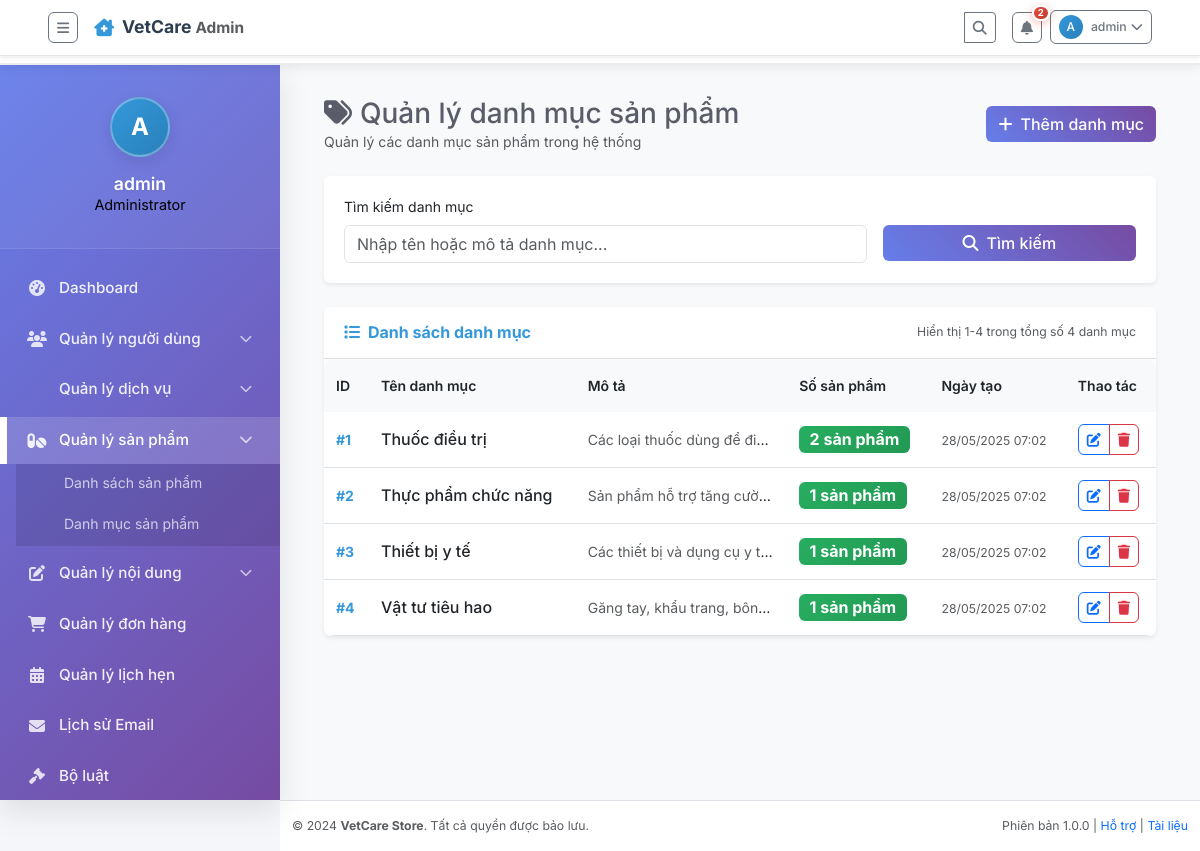
The app's page /admin/product-categories.php (signed in) with its own data.
### tables this page shows
CREATE TABLE product_categories (
    category_id INT AUTO_INCREMENT PRIMARY KEY,           
    name VARCHAR(255) NOT NULL,                           
    description TEXT,                                     
    created_at TIMESTAMP DEFAULT CURRENT_TIMESTAMP,
    updated_at DATETIME DEFAULT CURRENT_TIMESTAMP              
        ON UPDATE CURRENT_TIMESTAMP
);

### admin/product-categories.php (the view, shortened to what this page needs)
<?php
include '../includes/db.php';
$action = $_GET['action'] ?? 'list';
$search = $_GET['search'] ?? '';
$page = isset($_GET['page']) ? max(1, (int)$_GET['page']) : 1;
$per_page = 10;
$offset = ($page - 1) * $per_page;
$where_conditions = [];
$where_clause = empty($where_conditions) ? '1=1' : implode(' AND ', $where_conditions);
$count_sql = "SELECT COUNT(*) as total
              FROM product_categories pc
              WHERE $where_clause";
$count_stmt = $conn->prepare($count_sql);
if (!$count_stmt->execute()) {
    die('Lỗi SQL execute (count): ' . $count_stmt->error);
}
$total_categories = $count_stmt->get_result()->fetch_assoc()['total'];
$sql = "SELECT pc.*,
               COUNT(p.product_id) as product_count
        FROM product_categories pc
        LEFT JOIN products p ON pc.category_id = p.category_id AND p.is_active = 1
        WHERE $where_clause
        GROUP BY pc.category_id
        ORDER BY pc.created_at DESC
        LIMIT $per_page OFFSET $offset";
$stmt = $conn->prepare($sql);
if (!$stmt->execute()) {
    die('Lỗi SQL execute: ' . $stmt->error);
}
$categories = $stmt->get_result();
?>
<!DOCTYPE html>
<html lang="vi">
<head>
    <link href="https://cdn.jsdelivr.net/npm/bootstrap@5.3.0/dist/css/bootstrap.min.css" rel="stylesheet">
    <link href="https://cdnjs.cloudflare.com/ajax/libs/font-awesome/6.4.0/css/all.min.css" rel="stylesheet">
    <link href="assets/css/admin.css" rel="stylesheet">
    <link href="assets/css/sidebar.css" rel="stylesheet">
    <link href="assets/css/header.css" rel="stylesheet">
</head>
<body>
    <?php include 'includes/headeradmin.php'; ?>
    <?php include 'includes/sidebaradmin.php'; ?>
    <main class="main-content">
        <div class="container-fluid">
            <div class="d-flex justify-content-between align-items-center mb-4">
                <div>
                    <h1 class="h3 mb-0 text-gray-800">
                        <i class="fas fa-tags me-2"></i>Quản lý danh mục sản phẩm
                    </h1>
                    <p class="mb-0 text-muted">Quản lý các danh mục sản phẩm trong hệ thống</p>
                </div>
                <?php if ($action === 'list'): ?>
                <a href="?action=add" class="btn btn-primary">
                    <i class="fas fa-plus me-2"></i>Thêm danh mục
                </a>
                <?php else: ?>
                <a href="?" class="btn btn-secondary">
                    <i class="fas fa-arrow-left me-2"></i>Quay lại
                </a>
                <?php endif; ?>
            </div>
            <?php if ($action === 'list'): ?>
                <div class="card shadow-sm border-0 mb-4">
                    <div class="card-body">
                        <form method="GET" class="row g-3">
                            <div class="col-md-8">
                                <label class="form-label">Tìm kiếm danh mục</label>
                                <input type="text" name="search" class="form-control"
                                       placeholder="Nhập tên hoặc mô tả danh mục..." value="<?= htmlspecialchars($search) ?>">
                            </div>
                            <div class="col-md-4">
                                <label class="form-label">&nbsp;</label>
                                <div class="d-grid">
                                    <button type="submit" class="btn btn-primary">
                                        <i class="fas fa-search me-2"></i>Tìm kiếm
                                    </button>
                                </div>
                            </div>
                        </form>
                    </div>
                </div>
                <div class="card shadow-sm border-0">
                    <div class="card-header bg-white py-3 d-flex justify-content-between align-items-center">
                        <h6 class="m-0 font-weight-bold text-primary">
                            <i class="fas fa-list me-2"></i>Danh sách danh mục
                        </h6>
                        <small class="text-muted">
                            Hiển thị <?= ($offset + 1) ?>-<?= min($offset + $per_page, $total_categories) ?>
                            trong tổng số <?= $total_categories ?> danh mục
                        </small>
                    </div>
                    <div class="card-body p-0">
                        <div class="table-responsive">
                            <table class="table table-hover mb-0">
                                <thead class="table-light">
                                    <tr>
                                        <th class="border-0">ID</th>
                                        <th class="border-0">Tên danh mục</th>
                                        <th class="border-0">Mô tả</th>
                                        <th class="border-0">Số sản phẩm</th>
                                        <th class="border-0">Ngày tạo</th>
                                        <th class="border-0">Thao tác</th>
                                    </tr>
                                </thead>
                                <tbody>
                                    <?php if ($categories && $categories->num_rows > 0): ?>
                                        <?php while ($cat = $categories->fetch_assoc()): ?>
                                            <tr>
                                                <td class="fw-bold text-primary">#<?= $cat['category_id'] ?></td>
                                                <td>
                                                    <div>
                                                        <h6 class="mb-0"><?= htmlspecialchars($cat['name']) ?></h6>
                                                    </div>
                                                </td>
                                                <td>
                                                    <span class="text-muted">
                                                        <?= htmlspecialchars(substr($cat['description'] ?? '', 0, 60)) ?>
                                                    </span>
                                                </td>
                                                <td>
                                                    <span class="badge bg-<?= $cat['product_count'] > 0 ? 'success' : 'secondary' ?> fs-6">
                                                        <?= $cat['product_count'] ?> sản phẩm
                                                    </span>
                                                </td>
                                                <td>
                                                    <small class="text-muted">
                                                        <?= date('d/m/Y H:i', strtotime($cat['created_at'])) ?>
                                                    </small>
                                                </td>
                                                <td>
                                                    <div class="btn-group btn-group-sm">
                                                        <a href="?action=edit&id=<?= $cat['category_id'] ?>"
                                                           class="btn btn-outline-primary" title="Sửa">
                                                            <i class="fas fa-edit"></i>
                                                        </a>
                                                        <button class="btn btn-outline-danger"
                                                                onclick="deleteCategory(<?= $cat['category_id'] ?>, <?= $page ?>, '<?= htmlspecialchars($cat['name']) ?>', <?= $cat['product_count'] ?>)"
                                                                title="Xóa">
                                                            <i class="fas fa-trash"></i>
                                                        </button>
                                                    </div>
                                                </td>
                                            </tr>
                                        <?php endwhile; ?>
                                    <?php endif; ?>
                                </tbody>
                            </table>
                        </div>
                    </div>
                </div>
            <?php endif; ?>
        </div>
    </main>
    <?php include 'includes/footer.php'; ?>
</body>
</html>

### admin/assets/css/admin.css (style rules this page uses)
:root { --primary-color: #0d6efd; --secondary-color: #6c757d; --success-color: #198754; --danger-color: #dc3545; --warning-color: #ffc107; --info-color: #0dcaf0; --light-color: #f8f9fa; --dark-color: #212529; --sidebar-width: 280px; --header-height: 60px; --border-radius: 0.375rem; --box-shadow: 0 0.125rem 0.25rem rgba(0, 0, 0, 0.075); --transition: all 0.3s ease; }
* { margin: 0; padding: 0; box-sizing: border-box; }
body { font-family: 'Inter', -apple-system, BlinkMacSystemFont, 'Segoe UI', sans-serif; font-size: 14px; line-height: 1.5; color: var(--dark-color); background-color: #f4f6f9; overflow-x: hidden; }
.main-content { margin-left: var(--sidebar-width); margin-top: var(--header-height); min-height: calc(100vh - var(--header-height)); padding: 2rem 1.5rem 4rem; transition: var(--transition); }
.card { border: none; border-radius: var(--border-radius); box-shadow: var(--box-shadow); transition: var(--transition); }
.card-header { background-color: transparent; border-bottom: 1px solid rgba(0, 0, 0, 0.125); padding: 1rem 1.25rem; }
.card-body { padding: 1.25rem; }
.text-gray-800 { color: #5a5c69 !important; }
.font-weight-bold { font-weight: 700 !important; }
.table { margin-bottom: 0; }
.table th { border-top: none; font-weight: 600; color: var(--dark-color); padding: 1rem 0.75rem; }
.table td { padding: 0.75rem; vertical-align: middle; }
.badge { font-size: 0.75rem; padding: 0.35em 0.65em; }
.btn { border-radius: var(--border-radius); font-weight: 500; transition: var(--transition); }
.text-primary { color: var(--primary-color) !important; }

### admin/assets/css/sidebar.css (style rules this page uses)
:root { --sidebar-bg: linear-gradient(135deg, #667eea 0%, #764ba2 100%); --sidebar-width: 280px; --sidebar-text: #ffffff; --sidebar-text-muted: rgba(255, 255, 255, 0.7); --sidebar-hover: rgba(255, 255, 255, 0.1); --sidebar-active: rgba(255, 255, 255, 0.2); --sidebar-border: rgba(255, 255, 255, 0.1); --sidebar-shadow: 0 10px 30px rgba(0, 0, 0, 0.1); --header-height: 60px; }

### admin/assets/css/header.css (style rules this page uses)
:root { --header-bg: #ffffff; --header-height: 65px; --header-text: #2c3e50; --header-text-muted: #7f8c8d; --header-border: #e8ecef; --header-shadow: 0 2px 10px rgba(0, 0, 0, 0.08); --primary-color: #3498db; --primary-hover: #2980b9; --sidebar-width: 280px; --success-color: #27ae60; --danger-color: #e74c3c; --warning-color: #f39c12; }
.bg-success { background: linear-gradient(135deg, var(--success-color), #229954) !important; }
.main-content { margin-left: var(--sidebar-width); margin-top: var(--header-height); padding: 2rem; min-height: calc(100vh - var(--header-height)); transition: margin-left 0.3s ease; background: #f8f9fa; overflow-x: auto; word-wrap: break-word; overflow-wrap: break-word; }
.card { overflow: hidden; }
.card-body { overflow-x: auto; word-wrap: break-word; overflow-wrap: break-word; }
.table-responsive { border-radius: 10px; box-shadow: 0 4px 15px rgba(0, 0, 0, 0.05); }
.table td, .table th { max-width: 200px; overflow: hidden; text-overflow: ellipsis; white-space: nowrap; vertical-align: middle; }

### admin/product-categories.php (style rules this page uses)
.btn-primary { background: linear-gradient(45deg, #667eea 0%, #764ba2 100%); border: none; }

### records on screen
product_categories: category_id "1", name "Thuốc điều trị", description "Các loại thuốc dùng để đi…", product_count "2", created_at "28/05/2025 07:02"
product_categories: category_id "2", name "Thực phẩm chức năng", description "Sản phẩm hỗ trợ tăng cườ…", product_count "1", created_at "28/05/2025 07:02"
product_categories: category_id "3", name "Thiết bị y tế", description "Các thiết bị và dụng cụ y t…", product_count "1", created_at "28/05/2025 07:02"
product_categories: category_id "4", name "Vật tư tiêu hao", description "Găng tay, khẩu trang, bôn…", product_count "1", created_at "28/05/2025 07:02"

### other values on screen
substr($_SESSION['full_name'] ?? $_SESSION['username'], 0, 1) "A"
$_SESSION['full_name'] "admin"
substr($_SESSION['full_name'] ?? $_SESSION['username'] ?? 'A', 0, 1) "A"
$offset + 1 "1"
min($offset + $per_page, $total_categories) "4"
$total_categories "4"
